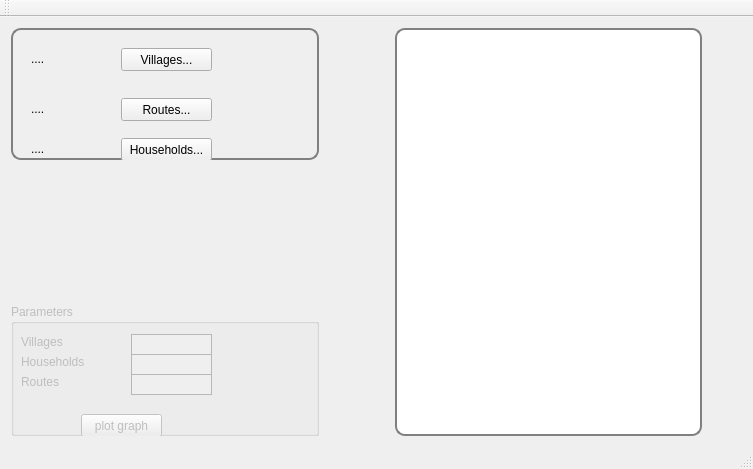
<?xml version="1.0" encoding="UTF-8"?>
<ui version="4.0">
 <class>MainWindow</class>
 <widget class="QMainWindow" name="MainWindow">
  <property name="geometry">
   <rect>
    <x>0</x>
    <y>0</y>
    <width>753</width>
    <height>469</height>
   </rect>
  </property>
  <property name="sizePolicy">
   <sizepolicy hsizetype="Expanding" vsizetype="Expanding">
    <horstretch>0</horstretch>
    <verstretch>0</verstretch>
   </sizepolicy>
  </property>
  <property name="windowTitle">
   <string>MainWindow</string>
  </property>
  <widget class="QWidget" name="centralWidget">
   <layout class="QVBoxLayout" name="verticalLayout">
    <item>
     <layout class="QGridLayout" name="gridLayout">
      <item row="0" column="0">
       <widget class="QFrame" name="frame">
        <property name="sizePolicy">
         <sizepolicy hsizetype="Fixed" vsizetype="Fixed">
          <horstretch>0</horstretch>
          <verstretch>0</verstretch>
         </sizepolicy>
        </property>
        <property name="maximumSize">
         <size>
          <width>400</width>
          <height>300</height>
         </size>
        </property>
        <property name="styleSheet">
         <string notr="true">#frame {
border: 2px solid gray;
border-radius: 10px;
}</string>
        </property>
        <property name="frameShape">
         <enum>QFrame::StyledPanel</enum>
        </property>
        <property name="frameShadow">
         <enum>QFrame::Raised</enum>
        </property>
        <widget class="QPushButton" name="buttonOpenVillages">
         <property name="geometry">
          <rect>
           <x>110</x>
           <y>20</y>
           <width>91</width>
           <height>23</height>
          </rect>
         </property>
         <property name="text">
          <string>Villages...</string>
         </property>
        </widget>
        <widget class="QLabel" name="labFile1">
         <property name="geometry">
          <rect>
           <x>20</x>
           <y>20</y>
           <width>91</width>
           <height>21</height>
          </rect>
         </property>
         <property name="autoFillBackground">
          <bool>false</bool>
         </property>
         <property name="text">
          <string>....</string>
         </property>
        </widget>
        <widget class="QLabel" name="labFile2">
         <property name="geometry">
          <rect>
           <x>20</x>
           <y>70</y>
           <width>91</width>
           <height>21</height>
          </rect>
         </property>
         <property name="sizePolicy">
          <sizepolicy hsizetype="Fixed" vsizetype="Preferred">
           <horstretch>0</horstretch>
           <verstretch>0</verstretch>
          </sizepolicy>
         </property>
         <property name="autoFillBackground">
          <bool>false</bool>
         </property>
         <property name="text">
          <string>....</string>
         </property>
        </widget>
        <widget class="QLabel" name="labFile3">
         <property name="geometry">
          <rect>
           <x>20</x>
           <y>110</y>
           <width>91</width>
           <height>21</height>
          </rect>
         </property>
         <property name="autoFillBackground">
          <bool>false</bool>
         </property>
         <property name="text">
          <string>....</string>
         </property>
        </widget>
        <widget class="QPushButton" name="buttonOpenRoutes">
         <property name="geometry">
          <rect>
           <x>110</x>
           <y>70</y>
           <width>91</width>
           <height>23</height>
          </rect>
         </property>
         <property name="text">
          <string>Routes...</string>
         </property>
        </widget>
        <widget class="QPushButton" name="buttonOpenHouseh">
         <property name="geometry">
          <rect>
           <x>110</x>
           <y>110</y>
           <width>91</width>
           <height>23</height>
          </rect>
         </property>
         <property name="text">
          <string>Households...</string>
         </property>
        </widget>
        <zorder>buttonOpenVillages</zorder>
        <zorder>labFile1</zorder>
        <zorder>labFile2</zorder>
        <zorder>labFile3</zorder>
        <zorder>buttonOpenRoutes</zorder>
        <zorder>buttonOpenHouseh</zorder>
        <zorder>widget</zorder>
        <zorder>labelNumOfR</zorder>
        <zorder>groupBoxPar</zorder>
       </widget>
      </item>
      <item row="0" column="1">
       <spacer name="horizontalSpacer">
        <property name="orientation">
         <enum>Qt::Horizontal</enum>
        </property>
        <property name="sizeType">
         <enum>QSizePolicy::Maximum</enum>
        </property>
        <property name="sizeHint" stdset="0">
         <size>
          <width>70</width>
          <height>20</height>
         </size>
        </property>
       </spacer>
      </item>
      <item row="2" column="0">
       <widget class="QGroupBox" name="groupBoxPar">
        <property name="enabled">
         <bool>false</bool>
        </property>
        <property name="sizePolicy">
         <sizepolicy hsizetype="Fixed" vsizetype="Fixed">
          <horstretch>0</horstretch>
          <verstretch>0</verstretch>
         </sizepolicy>
        </property>
        <property name="maximumSize">
         <size>
          <width>400</width>
          <height>300</height>
         </size>
        </property>
        <property name="title">
         <string>Parameters</string>
        </property>
        <widget class="QLabel" name="labelNumOfVillages">
         <property name="geometry">
          <rect>
           <x>10</x>
           <y>30</y>
           <width>57</width>
           <height>15</height>
          </rect>
         </property>
         <property name="text">
          <string>Villages</string>
         </property>
        </widget>
        <widget class="QLabel" name="labelNumOfHh">
         <property name="geometry">
          <rect>
           <x>10</x>
           <y>50</y>
           <width>81</width>
           <height>16</height>
          </rect>
         </property>
         <property name="text">
          <string>Households</string>
         </property>
        </widget>
        <widget class="QTextEdit" name="textEditN">
         <property name="geometry">
          <rect>
           <x>120</x>
           <y>30</y>
           <width>81</width>
           <height>21</height>
          </rect>
         </property>
         <property name="verticalScrollBarPolicy">
          <enum>Qt::ScrollBarAlwaysOff</enum>
         </property>
         <property name="horizontalScrollBarPolicy">
          <enum>Qt::ScrollBarAlwaysOff</enum>
         </property>
        </widget>
        <widget class="QTextEdit" name="textEditH">
         <property name="geometry">
          <rect>
           <x>120</x>
           <y>50</y>
           <width>81</width>
           <height>21</height>
          </rect>
         </property>
         <property name="verticalScrollBarPolicy">
          <enum>Qt::ScrollBarAlwaysOff</enum>
         </property>
         <property name="horizontalScrollBarPolicy">
          <enum>Qt::ScrollBarAlwaysOff</enum>
         </property>
        </widget>
        <widget class="QTextEdit" name="textEditR">
         <property name="geometry">
          <rect>
           <x>120</x>
           <y>70</y>
           <width>81</width>
           <height>21</height>
          </rect>
         </property>
         <property name="verticalScrollBarPolicy">
          <enum>Qt::ScrollBarAlwaysOff</enum>
         </property>
         <property name="horizontalScrollBarPolicy">
          <enum>Qt::ScrollBarAlwaysOff</enum>
         </property>
        </widget>
        <widget class="QLabel" name="labelNumOfR">
         <property name="geometry">
          <rect>
           <x>10</x>
           <y>70</y>
           <width>81</width>
           <height>16</height>
          </rect>
         </property>
         <property name="text">
          <string>Routes</string>
         </property>
        </widget>
        <widget class="QPushButton" name="buttonPlot">
         <property name="enabled">
          <bool>false</bool>
         </property>
         <property name="geometry">
          <rect>
           <x>70</x>
           <y>110</y>
           <width>81</width>
           <height>23</height>
          </rect>
         </property>
         <property name="styleSheet">
          <string notr="true">#buttonPlot{
background: rgb(238, 238, 238);
}</string>
         </property>
         <property name="text">
          <string>plot graph</string>
         </property>
        </widget>
       </widget>
      </item>
      <item row="0" column="3">
       <spacer name="horizontalSpacer_3">
        <property name="orientation">
         <enum>Qt::Horizontal</enum>
        </property>
        <property name="sizeType">
         <enum>QSizePolicy::Maximum</enum>
        </property>
        <property name="sizeHint" stdset="0">
         <size>
          <width>40</width>
          <height>20</height>
         </size>
        </property>
       </spacer>
      </item>
      <item row="2" column="3">
       <spacer name="horizontalSpacer_4">
        <property name="orientation">
         <enum>Qt::Horizontal</enum>
        </property>
        <property name="sizeType">
         <enum>QSizePolicy::Maximum</enum>
        </property>
        <property name="sizeHint" stdset="0">
         <size>
          <width>40</width>
          <height>20</height>
         </size>
        </property>
       </spacer>
      </item>
      <item row="0" column="2" rowspan="3">
       <widget class="QCustomPlot" name="widget" native="true">
        <property name="sizePolicy">
         <sizepolicy hsizetype="Preferred" vsizetype="Preferred">
          <horstretch>0</horstretch>
          <verstretch>0</verstretch>
         </sizepolicy>
        </property>
        <property name="styleSheet">
         <string notr="true">#widget {
border: 2px solid gray;
border-radius: 10px;
background: white;
}</string>
        </property>
       </widget>
      </item>
      <item row="2" column="1">
       <spacer name="horizontalSpacer_2">
        <property name="orientation">
         <enum>Qt::Horizontal</enum>
        </property>
        <property name="sizeType">
         <enum>QSizePolicy::Maximum</enum>
        </property>
        <property name="sizeHint" stdset="0">
         <size>
          <width>40</width>
          <height>20</height>
         </size>
        </property>
       </spacer>
      </item>
      <item row="1" column="0">
       <spacer name="verticalSpacer">
        <property name="orientation">
         <enum>Qt::Vertical</enum>
        </property>
        <property name="sizeType">
         <enum>QSizePolicy::Fixed</enum>
        </property>
        <property name="sizeHint" stdset="0">
         <size>
          <width>20</width>
          <height>40</height>
         </size>
        </property>
       </spacer>
      </item>
     </layout>
    </item>
   </layout>
   <zorder>gridLayoutWidget</zorder>
   <zorder>frame</zorder>
   <zorder>gridLayoutWidget</zorder>
  </widget>
  <widget class="QMenuBar" name="menuBar">
   <property name="geometry">
    <rect>
     <x>0</x>
     <y>0</y>
     <width>753</width>
     <height>20</height>
    </rect>
   </property>
  </widget>
  <widget class="QToolBar" name="mainToolBar">
   <attribute name="toolBarArea">
    <enum>TopToolBarArea</enum>
   </attribute>
   <attribute name="toolBarBreak">
    <bool>false</bool>
   </attribute>
  </widget>
  <widget class="QStatusBar" name="statusBar"/>
  <action name="actionVillages">
   <property name="text">
    <string>Villages</string>
   </property>
  </action>
 </widget>
 <layoutdefault spacing="6" margin="11"/>
 <customwidgets>
  <customwidget>
   <class>QCustomPlot</class>
   <extends>QWidget</extends>
   <header location="global">qcustomplot.h</header>
   <container>1</container>
  </customwidget>
 </customwidgets>
 <resources/>
 <connections/>
</ui>
